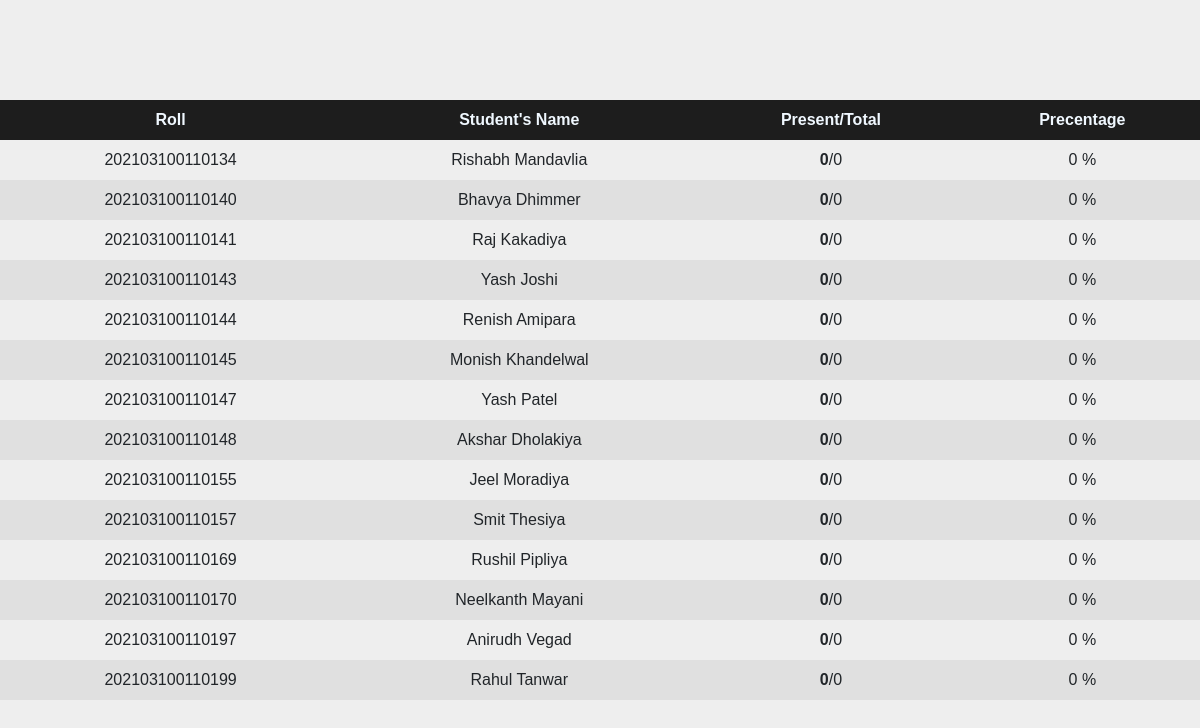
Page /ALMS/attendance/report.php on the committed database.
### tables this page shows
CREATE TABLE `student` (
  `stud_id` varchar(15) NOT NULL,
  `stud_name` varchar(50) NOT NULL,
  `stud_contact_no` char(10) NOT NULL,
  `stud_gender` char(1) NOT NULL,
  `stud_email` varchar(55) NOT NULL,
  `stud_semester` int NOT NULL,
  `stud_password` varchar(30) NOT NULL,
  `stud_suspend` tinyint(1) DEFAULT NULL,
  `stud_profile_image` varchar(255) NOT NULL
);

### ALMS/attendance/report.php (the view, shortened to what this page needs)
<!DOCTYPE html>
<html lang="en">
<head>
    <link rel="stylesheet" href="../assets/bt3/bootstrap.min.css">
    <link rel="stylesheet" href="../assets/bt3/datatables.min.css">
    <link rel="stylesheet" href="../assets/bt3/style.css">
</head>
<body>
    <?php
    $sdate = strtotime("2023-01-01");
    $edate = strtotime("2023-01-11");
    $today = time();
    $selsub = 1;
    $conn = mysqli_connect("localhost", "root", "", "athene_lms");
    if (($sdate < $today) && ($edate <= $today) && ($edate >= $sdate)) {
        $query_student = "SELECT student.stud_id, student.stud_name from student INNER JOIN course_student WHERE student.stud_id = course_student.stud_id AND course_student.cse_id  = {$selsub} ORDER BY student.stud_id";
        $stu = $conn->query($query_student);
        $rstu = $stu->fetch_all(MYSQLI_ASSOC);
        echo "<div class='table-responsive text-nowrap'><table>";
        echo "<thead>";
        echo "<tr>";
        echo "<th>Roll</th>";
        echo "<th>Student's Name</th>";
        echo "<th>Present/Total</th>";
        echo "<th>Precentage</th>";;
        echo "</tr>";
        echo "</thead>";
        for ($i = 0; $i < count($rstu); $i++) {
            $present = 0;
            $totlec = 0;
            $perc = 0;
            echo "<tr><td>" . $rstu[$i]['stud_id'] . "</td>";
            echo "<td>" . $rstu[$i]['stud_name'] . "</td>";
            if ($totlec != 0)
                $perc = round((($present * 100) / $totlec), 2);
            else
                $perc = 0;
            echo "<td><strong>" . $present . "</strong>/" . $totlec . "</td>";
            echo "<td>" . $perc . "&nbsp;%</td>";
            echo "</tr>";
        }
        echo "</table></div>";
    } else {
        print '<div class="alert alert-dismissible alert-danger">
                <button type="button" class="close" data-dismiss="alert">×</button>
                <strong>Sorry!</strong>Please enter correct date range.
              </div>';
    }
    ?>
</body>

### ALMS/assets/bt3/style.css (style rules this page uses)
* { margin: 0; padding: 0; outline: 0; }
html { scroll-behavior: smooth; }
body { background: #eee; font-family: 'Raleway', sans-serif; font-family: 'Roboto', sans-serif; font-family: 'Poppins', sans-serif; font-family: 'Rubik', sans-serif; padding: 100px 0; }

### ALMS/attendance/report.php (style rules this page uses)
table { border-collapse: collapse; width: 100%; }
th { color: aliceblue; background-color: #1d1d1d; text-align: center; padding: 8px; }
td { text-align: center; padding: 8px; }
tr:nth-child(even) { background-color: #e0e0e0 }

### rows in the picture
student: stud_id "202103100110134", stud_name "Rishabh Mandavlia"
student: stud_id "202103100110140", stud_name "Bhavya Dhimmer"
student: stud_id "202103100110141", stud_name "Raj Kakadiya"
student: stud_id "202103100110143", stud_name "Yash Joshi"
student: stud_id "202103100110144", stud_name "Renish Amipara"
student: stud_id "202103100110145", stud_name "Monish Khandelwal"
student: stud_id "202103100110147", stud_name "Yash Patel"
student: stud_id "202103100110148", stud_name "Akshar Dholakiya"
student: stud_id "202103100110155", stud_name "Jeel Moradiya"
student: stud_id "202103100110157", stud_name "Smit Thesiya"
student: stud_id "202103100110169", stud_name "Rushil Pipliya"
student: stud_id "202103100110170", stud_name "Neelkanth Mayani"
student: stud_id "202103100110197", stud_name "Anirudh Vegad"
student: stud_id "202103100110199", stud_name "Rahul Tanwar"

### other values in the picture
$present "0"
$totlec "0"
$perc "0"
